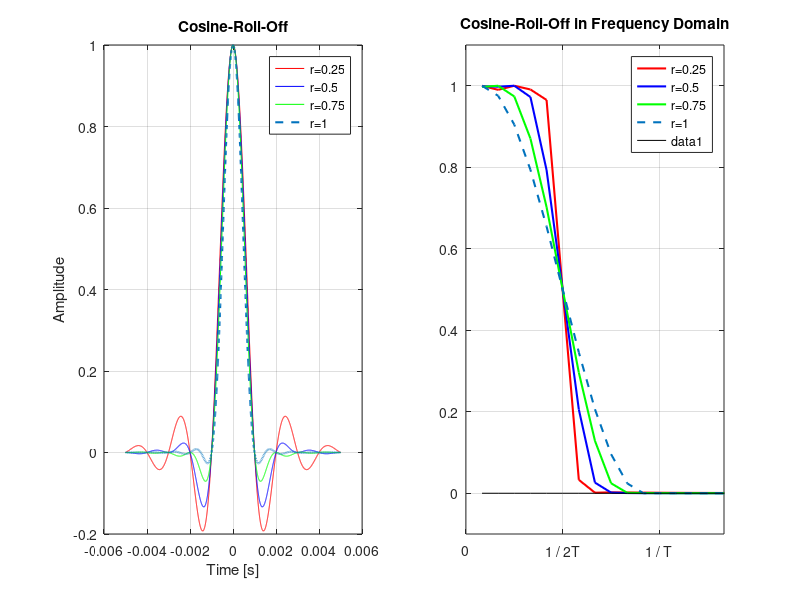

Write the MATLAB code that produced this figure.
%% Cosine Roll-Off Pulse Shaping
% 
% Copyright 2007 Telecommunications Lab
% $Revision: 1.0 $ $Date: 2007/06/21 12:45:07 $

%%
% 
Fs = 500000;                              % Sampling frequency 50000 Hz
T = 1/1000;                               % Symbol time interval [s].
t = -5*T:1/Fs:5*T;                        % Time vector (sampling intervals)
t = t+0.00000001;                         % Otherwise, the denominator would be zero at t=0
f= 0:1/Fs:2;
alpha = 0.25;                             % Roll-off factor

% Raised-Cosine FIR filter
for k=1:4
p(k,:) = (sin(pi*t/T)./(pi*t/T)).*(cos(alpha*pi*t/T)./(1-(2*alpha*t/T).^2)); 
alpha=alpha+0.25;
end

% Plotting

subplot(1,2,1);plot(t,p(1,:),'r',t,p(2,:),'b',t,p(3,:),'g',t,p(4,:),'--','LineWidth',1.5);hold on;grid on;xlabel('Time [s]');ylabel('Amplitude');
legend('r=0.25','r=0.5','r=0.75','r=1');title('Cosine-Roll-Off');

% Cosine-Roll-Off frequency response
alpha = 0.25;
for i=1:4
P(i,:)=abs(fft([p(i,:) zeros(1,1024-length(p(i,:)))]));
alpha=alpha+0.25;
end

% Plotting
subplot(1,2,2);plot(P(1,:)/max(P(1,:)),'r','LineWidth',1.5);hold on;plot(P(2,:)/max(P(2,:)),'b','LineWidth',1.5);hold on;plot(P(3,:)/max(P(3,:)),'g','LineWidth',1.5);hold on;plot(P(4,:)/max(P(4,:)),'--','LineWidth',1.5);
legend('r=0.25','r=0.5','r=0.75','r=1');title('Cosine-Roll-Off in Frequency Domain');
hold on;
axis([0 16 -.1 1.1]);
set(gca,'XTick',[0:6:16]);
set(gca,'XTickLabel',['     0';'1 / 2T';'1 / T ';'      ';'      ';'      ';'      '])
f(1:length(P(1,:)))=0;
line(1:length(f),f,'color','k');
grid on;
hold off;